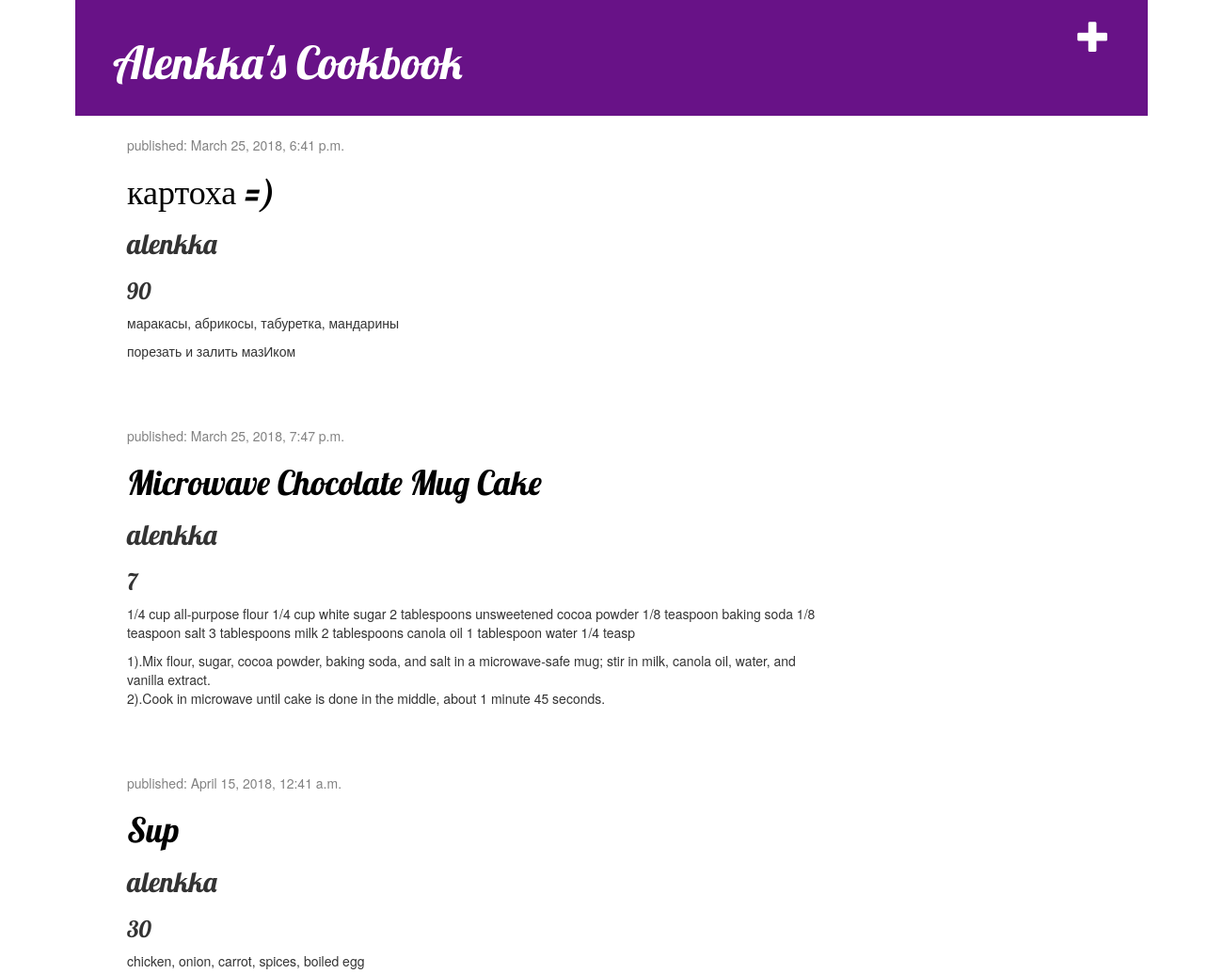
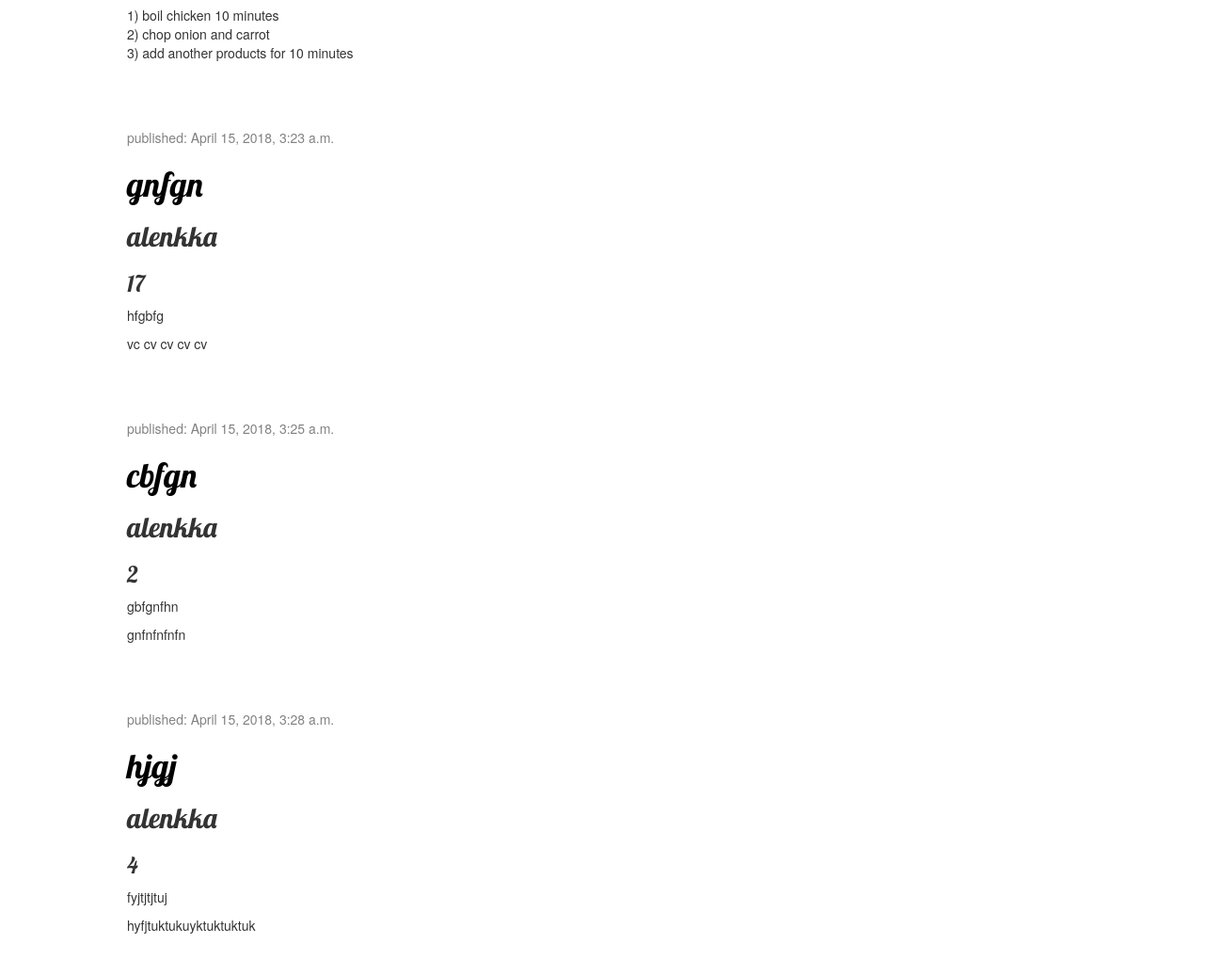
The page / on the database its author committed (2 pictures, top to bottom).
### app/models.py (models this page shows, shortened)
class Recipe(models.Model):
    author = models.ForeignKey('auth.User', on_delete=models.CASCADE)
    name = models.CharField(max_length=200)
    duration = models.PositiveSmallIntegerField()
    ingredients = models.CharField(max_length=200)
    text = models.TextField()
    pub_date = models.DateTimeField('date published', auto_now_add=True)

### app/views.py (the view)
# urls.py: url(r'^$', views.recipe_list, name='recipe_list'),
def recipe_list(request):
    recipes = Recipe.objects.filter(pub_date__lte=timezone.now()).order_by('pub_date')
    return render(request, 'app/recipe_list.html', {'recipes': recipes})

### app/templates/app/recipe_list.html
{% extends 'app/base.html' %}
{% block content %}
    {% for recipe in recipes %}
        <div class="recipe">
            <div class="date">
                <p>published: {{ recipe.pub_date }}</p>
            </div>
            <h1><a href="{% url 'recipe_detail' pk=recipe.pk %}">{{ recipe.name }}</a></h1>
            <h2>{{ recipe.author }}</h2>
            <h3>{{ recipe.duration }}</h3>
            <p>{{ recipe.ingredients|linebreaksbr }}</p>
            <p>{{ recipe.text|linebreaksbr }}</p>
        </div>
    {% endfor %}
{% endblock %}

### app/templates/app/base.html (shortened to what this page needs)
{% load staticfiles %}
<html>
<head>
    <link rel="stylesheet" href="//maxcdn.bootstrapcdn.com/bootstrap/3.2.0/css/bootstrap.min.css">
    <link rel="stylesheet" href="//maxcdn.bootstrapcdn.com/bootstrap/3.2.0/css/bootstrap-theme.min.css">
    <link rel="stylesheet" href="{% static 'css/cookbook.css' %}">
</head>
<body>
    <div class="page-header">
        <a href="{% url 'recipe_new' %}" class="top-menu"><span class="glyphicon glyphicon-plus"></span></a>
        <h1><a href="/">Alenkka's Cookbook </a></h1>
    </div>
<div class="content container">
    <div class="row">
        <div class="col-md-8">
            {% block content %}
            {% endblock %}
            </div>
        </div>
    </div>
</body>
</html>

### app/static/css/cookbook.css (style rules this page uses)
h1 a { color: #691738; font-family: 'Lobster'; }
body { padding-left: 80px; padding-right: 80px; }
.page-header { background-color: #681287; margin-top: 0; padding: 20px 20px 20px 40px; }
.page-header h1, .page-header h1 a, .page-header h1 a:visited, .page-header h1 a:active { color: #ffffff; font-size: 36pt; text-decoration: none; }
.content { margin-left: 40px; }
h1, h2, h3, h4 { font-family: 'Lobster', cursive; }
.date { color: #828282; }
.top-menu, .top-menu:hover, .top-menu:visited { color: #ffffff; float: right; font-size: 26pt; margin-right: 20px; }
.recipe { margin-bottom: 70px; }
.recipe h1 a, .recipe h1 a:visited { color: #000000; }

### rows shown on the page
Recipe: pub_date "March 25, 2018, 6:41 p.m.", name "картоха =)", author "alenkka", duration "90", ingredients "маракасы, абрикосы, табуретка, мандарины", text "порезать и залить мазИком"
Recipe: pub_date "March 25, 2018, 7:47 p.m.", name "Microwave Chocolate Mug Cake", author "alenkka", duration "7", ingredients "1/4 cup all-purpose flour 1/4 cup white sugar 2 tablespoons unsweetened cocoa powder 1/8 teaspoon baking soda 1/8 teaspoon salt 3 tablespoons milk 2 tablespoons canola oil 1 tablespoon water 1/4 teasp", text "1).Mix flour, sugar, cocoa powder, baking soda, and salt in a microwave-safe mug; stir in milk, canola oil, water, and vanilla extract. 2).Cook in microwave until cake is done in the middle, about 1 minute 45 seconds."
Recipe: pub_date "April 15, 2018, 12:41 a.m.", name "Sup", author "alenkka", duration "30", ingredients "chicken, onion, carrot, spices, boiled egg", text "1) boil chicken 10 minutes 2) chop onion and carrot 3) add another products for 10 minutes"
Recipe: pub_date "April 15, 2018, 3:23 a.m.", name "gnfgn", author "alenkka", duration "17", ingredients "hfgbfg", text "vc cv cv cv cv"
Recipe: pub_date "April 15, 2018, 3:25 a.m.", name "cbfgn", author "alenkka", duration "2", ingredients "gbfgnfhn", text "gnfnfnfnfn"
Recipe: pub_date "April 15, 2018, 3:28 a.m.", name "hjgj", author "alenkka", duration "4", ingredients "fyjtjtjtuj", text "hyfjtuktukuyktuktuktuk"
